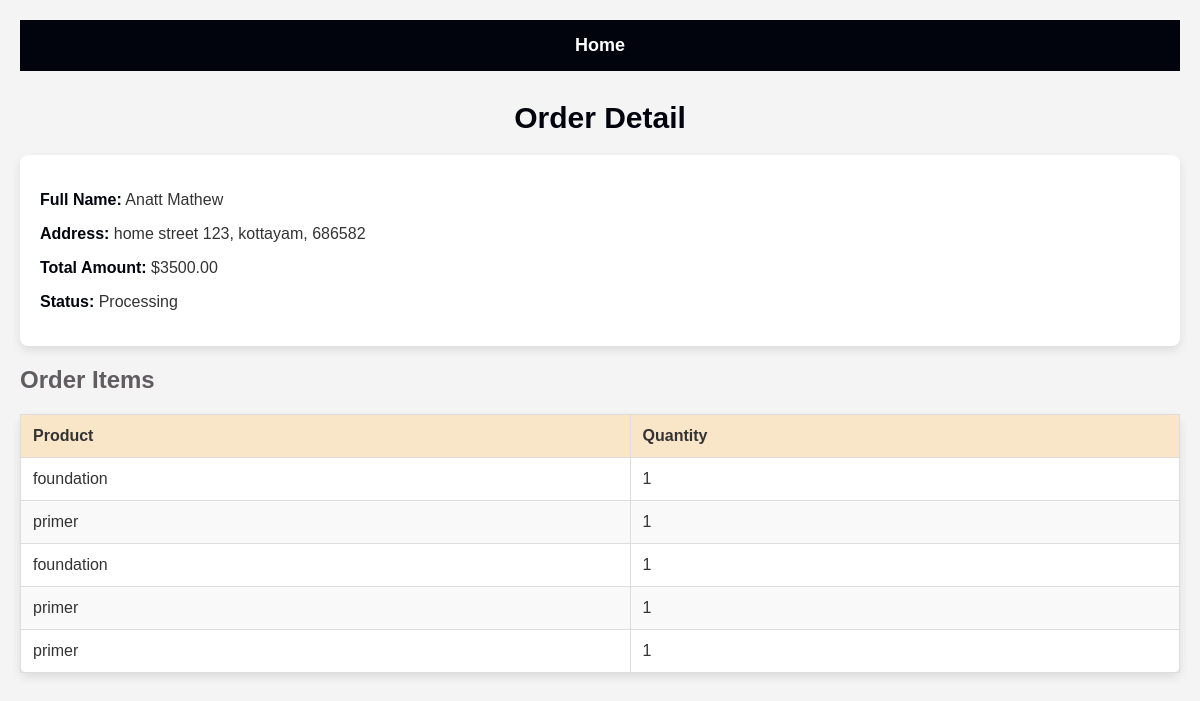
The page /adminordersiteam/17/ (signed in) on the database its author committed.
### myapp/models.py (models this page shows, shortened)
class Order(models.Model):
    STATUS_CHOICES = [
        ('processing', 'Processing'),
        ('out_for_delivery', 'Out for Delivery'),
        ('shipped', 'Shipped'),
        ('delivered', 'Delivered'),
    ]
    user = models.ForeignKey(User, on_delete=models.CASCADE, default=False)
    fullname = models.CharField(max_length=255)
    address = models.CharField(max_length=255)
    city = models.CharField(max_length=100)
    postal_code = models.CharField(max_length=10)
    total_amount = models.DecimalField(max_digits=10, decimal_places=2)
    status = models.CharField(max_length=20, choices=STATUS_CHOICES, default='processing')
    created_at = models.DateTimeField(auto_now_add=True)

class OrderItem(models.Model):
    order = models.ForeignKey(Order, related_name='items', on_delete=models.CASCADE)
    product = models.ForeignKey(Product, on_delete=models.CASCADE)
    quantity = models.PositiveIntegerField()

class Product(models.Model):
    name = models.CharField(max_length=255)
    description = models.TextField()
    price = models.DecimalField(max_digits=10, decimal_places=2)
    image = models.ImageField(upload_to='productimages/')
    is_active = models.BooleanField(default=True)
    quantity = models.IntegerField(default=0)
    reorderlevel = models.IntegerField(default=0)

### myapp/views.py (the view)
# urls.py: path('adminordersiteam/<int:order_id>/', views.order_detail_view, name='order_detail'),
@login_required
def order_detail_view(request, order_id):
    order = Order.objects.get(id=order_id)
    items = order.items.all()
    context = {'order': order, 'items': items}
    return render(request, 'order_detail.html', context)

### myapp/templates/order_detail.html (shortened to what this page needs)
{% load static %}
<!DOCTYPE html>
<html lang="en">
<head>
</head>
<body>
    <div class="navbar">
        <a href="{% url 'index' %}">Home</a>
    </div>
    <h1>Order Detail</h1>
    <div class="order-info">
        <p><strong>Full Name:</strong> {{ order.fullname }}</p>
        <p><strong>Address:</strong> {{ order.address }}, {{ order.city }}, {{ order.postal_code }}</p>
        <p><strong>Total Amount:</strong> ${{ order.total_amount }}</p>
        <p><strong>Status:</strong> {{ order.get_status_display }}</p>
    </div>
    <h2>Order Items</h2>
    <table>
        <thead>
            <tr>
                <th>Product</th>
                <th>Quantity</th>
            </tr>
        </thead>
        <tbody>
            {% for item in items %}
            <tr>
                <td>{{ item.product.name }}</td>
                <td>{{ item.quantity }}</td>
            </tr>
            {% endfor %}
        </tbody>
    </table>
</body>
</html>

### myapp/templates/order_detail.html (style rules this page uses)
body { font-family: 'Poppins', sans-serif; background-color: #f4f4f4; margin: 0; padding: 20px; color: #333; }
h1 { text-align: center; margin-bottom: 20px; color: #02040d; font-size: 30px; }
h2 { color: #605c60; margin-bottom: 15px; }
p { margin-bottom: 15px; font-size: 16px; }
.order-info { background-color: #fff; padding: 20px; border-radius: 8px; box-shadow: 0 4px 10px rgba(0, 0, 0, 0.1); margin-bottom: 20px; }
.order-info strong { color: #02040d; font-weight: bold; }
table { width: 100%; border-collapse: collapse; margin-top: 20px; background-color: #fff; border-radius: 8px; box-shadow: 0 4px 10px rgba(0, 0, 0, 0.1); }
th, td { border: 1px solid #ddd; padding: 12px; text-align: left; font-size: 16px; }
th { background-color: #f9e5c8; color: #333; }
tbody tr:nth-child(even) { background-color: #f9f9f9; }
.navbar { background-color: #02040d; padding: 15px; text-align: center; margin-bottom: 30px; }
.navbar a { color: #fff; text-decoration: none; margin: 0 20px; font-size: 18px; font-weight: bold; }

### rows shown on the page
Order: fullname "Anatt Mathew", address "home street 123", city "kottayam", postal_code "686582", total_amount "3500.00", status "Processing"
OrderItem: product.name "foundation", quantity "1"
OrderItem: product.name "primer", quantity "1"
OrderItem: product.name "foundation", quantity "1"
OrderItem: product.name "primer", quantity "1"
OrderItem: product.name "primer", quantity "1"
